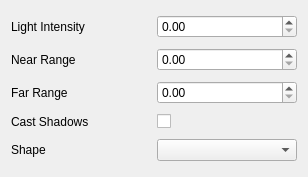
<?xml version="1.0" encoding="UTF-8"?>
<ui version="4.0">
 <class>Form</class>
 <widget class="QWidget" name="Form">
  <property name="geometry">
   <rect>
    <x>0</x>
    <y>0</y>
    <width>308</width>
    <height>177</height>
   </rect>
  </property>
  <property name="windowTitle">
   <string>Form</string>
  </property>
  <layout class="QVBoxLayout" name="verticalLayout">
   <item>
    <layout class="QHBoxLayout" name="horizontalLayout">
     <item>
      <widget class="QLabel" name="label">
       <property name="minimumSize">
        <size>
         <width>75</width>
         <height>0</height>
        </size>
       </property>
       <property name="text">
        <string>Light Intensity</string>
       </property>
      </widget>
     </item>
     <item>
      <widget class="QDoubleSpinBox" name="uiLightIntensity"/>
     </item>
    </layout>
   </item>
   <item>
    <layout class="QHBoxLayout" name="horizontalLayout_2">
     <item>
      <widget class="QLabel" name="label_2">
       <property name="minimumSize">
        <size>
         <width>75</width>
         <height>0</height>
        </size>
       </property>
       <property name="text">
        <string>Near Range</string>
       </property>
      </widget>
     </item>
     <item>
      <widget class="QDoubleSpinBox" name="uiNear"/>
     </item>
    </layout>
   </item>
   <item>
    <layout class="QHBoxLayout" name="horizontalLayout_3">
     <item>
      <widget class="QLabel" name="label_3">
       <property name="minimumSize">
        <size>
         <width>75</width>
         <height>0</height>
        </size>
       </property>
       <property name="text">
        <string>Far Range</string>
       </property>
      </widget>
     </item>
     <item>
      <widget class="QDoubleSpinBox" name="uiFar"/>
     </item>
    </layout>
   </item>
   <item>
    <layout class="QHBoxLayout" name="horizontalLayout_4">
     <item>
      <widget class="QLabel" name="label_4">
       <property name="minimumSize">
        <size>
         <width>75</width>
         <height>0</height>
        </size>
       </property>
       <property name="text">
        <string>Cast Shadows</string>
       </property>
      </widget>
     </item>
     <item>
      <widget class="QCheckBox" name="uiShadows">
       <property name="text">
        <string/>
       </property>
      </widget>
     </item>
    </layout>
   </item>
   <item>
    <layout class="QHBoxLayout" name="horizontalLayout_5">
     <item>
      <widget class="QLabel" name="label_5">
       <property name="text">
        <string>Shape</string>
       </property>
      </widget>
     </item>
     <item>
      <widget class="QComboBox" name="uiShape"/>
     </item>
    </layout>
   </item>
  </layout>
 </widget>
 <resources/>
 <connections/>
</ui>
